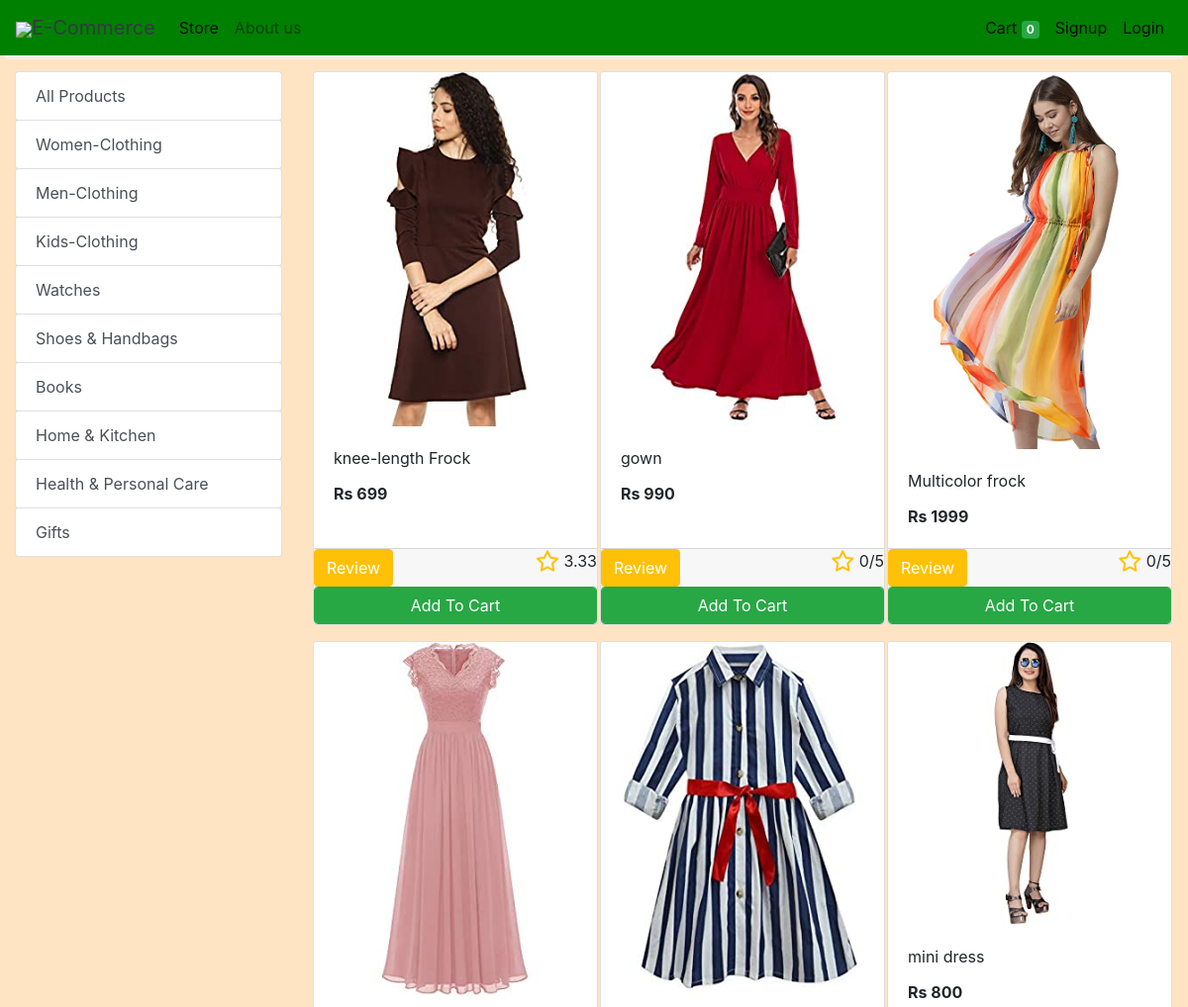
The app's page /store?category=22 (upper part), older data.
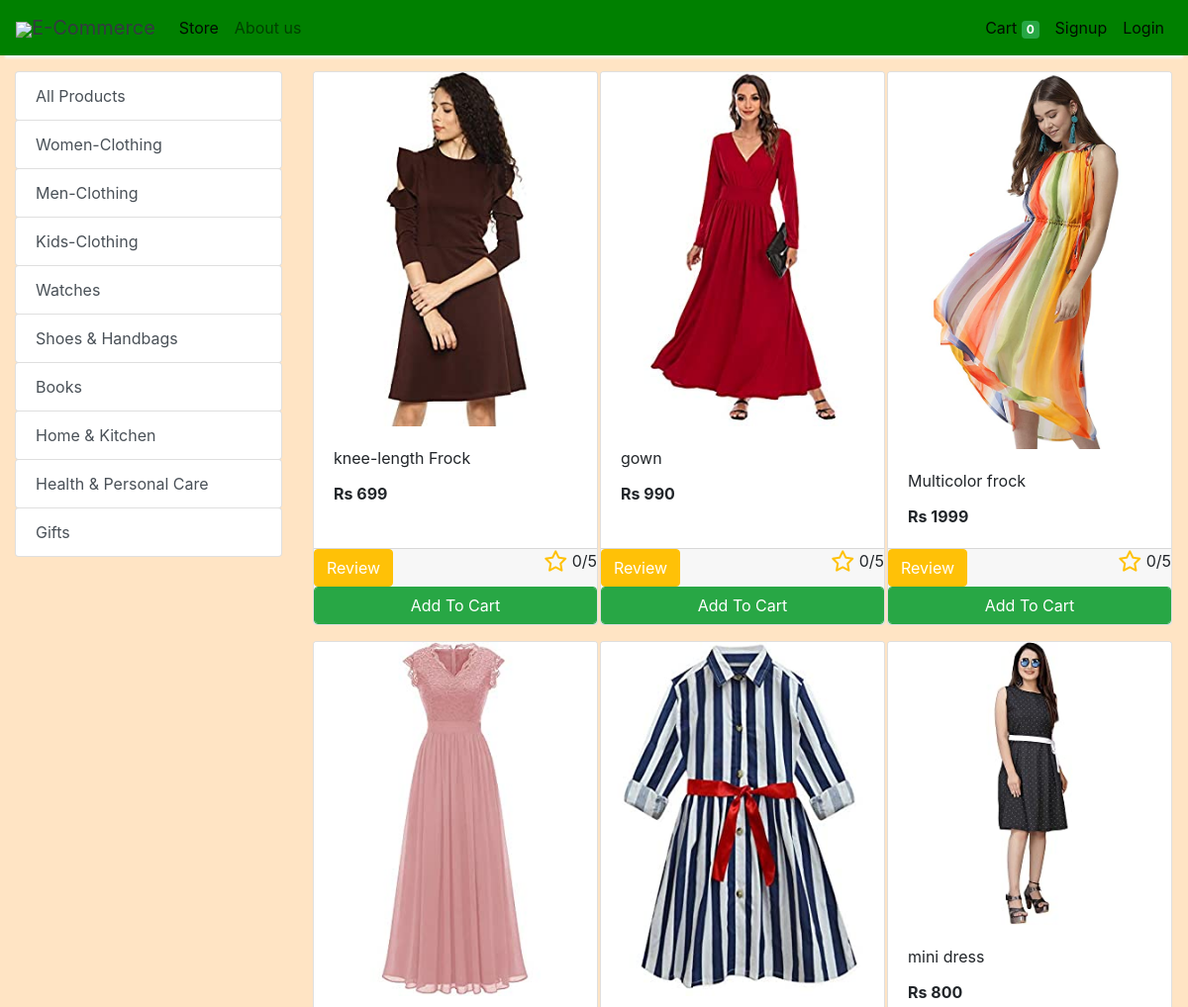
The same page, newer data.
### store/models/category.py (models this page shows, shortened)
class Category(models.Model):
    name= models.CharField(max_length=50)
    @staticmethod
    def get_all_categories():
        return Category.objects.all()

### store/models/product.py (models this page shows, shortened)
class Products(models.Model):
    name = models.CharField(max_length=60)
    price= models.IntegerField(default=0)
    category= models.ForeignKey(Category,on_delete=models.CASCADE,default=1 )
    description= models.CharField(max_length=250, default='', blank=True, null= True)
    image= models.ImageField(upload_to='uploads/products/')
    avgrat=models.FloatField(blank=True,null=True)
    @staticmethod
    def get_all_products_by_categoryid(category_id):
        if category_id:
            return Products.objects.filter (category=category_id)
        else:
            return Products.get_all_products();

### store/views/home.py (the view)
# urls.py: path('' , include('store.urls'))
def store(request):
    cart = request.session.get('cart')
    if not cart:
        request.session['cart'] = {}
    products = None
    categories = Category.get_all_categories()
    categoryID = request.GET.get('category')
    if categoryID:
        products = Products.get_all_products_by_categoryid(categoryID)
    else:
        products = Products.get_all_products();
    data = {}
    data['products'] = products
    data['categories'] = categories
    print('you are : ', request.session.get('email'))
    return render(request, 'index.html', data)

### store/templatetags/cart.py (called while the page is built)
@register.filter (name='is_in_cart')
def is_in_cart(product, cart):
    keys = cart.keys ()
    for id in keys:
        if int (id) == product.id:
            return True
    return False;

### store/templatetags/custom_filter.py (called while the page is built)
@register.filter(name='currency')
def currency(number):
    return "Rs "+str(number)

### store/templates/index.html (shortened to what this page needs)
{% extends 'base.html' %}
{% block content %}
{% load cart %}
{% load custom_filter %}
<div class="container-fluid mt-3">
	<div class="row">
		<div class="col-lg-3 mx-auto">
			<div class="list-group">
				<a href="/" class="list-group-item list-group-item-action btn btn-outline-success">All Products</a>
				{% for category in categories %}
				<a href="/?category={{category.id}}"
					class="list-group-item list-group-item-action btn btn-outline-success ">{{category.name}}</a>
				{% endfor %}
			</div>
		</div>
		<div id='products' class="col-lg-9 mx-auto">
			<div class="row mx-auto">
				{% for product in products %}
				<div class="card mx-auto mb-3" id={{product.id}} style="width: 18rem;">
					<img class="card-img-top" src="{{product.image.url}}" alt="Card image cap">
					<div class="card-body">
						<p class="card-title">{{product.name}}</p>
				<p class="card-text"><b>{{product.price|currency}}</b></p>
					</div>
					<div class="card-footer p-0 no-gutters">
						{% if product|is_in_cart:request.session.cart %}
						<div class="row no-gutters">
							<form action="/#{{product.id}}" class="col-2 " method="post">
								{% csrf_token %}
								<input hidden type="text" name='product' value='{{product.id}}'>
								<input hidden type="text" name='remove' value='True'>
								<input type="submit" value=" - " class="btn btn-block btn-success border-right">
							</form>
							<div class="text-center col btn btn-success">{{product|cart_quantity:request.session.cart}} in Cart</div>
							<form action="/#{{product.id}}" class="col-2 " method="post">
								{% csrf_token %}
								<input hidden type="text" name='product' value='{{product.id}}'>
								<input type="submit" value=" + " class="btn btn-block btn-success border-left">
							</form>
						</div>
						{% else %}
						<button type="button" class="btn btn-warning"><a href="{% url 'rating' product.id %}" style="text-decoration:None; color:white;">Review</a></button>
						<span class='float-right'><i class="fa-regular fa-star fa-lg text-warning"></i>{% if product.avgrat %}
						{{product.avgrat}}
						{% else %}
						0/5
						{% endif %}</span>
						<form action="/#{{product.id}}" method="POST" class="btn-block">
							<input type="submit" class="float-right btn btn-success form-control"
								value="Add To Cart">
						</form>
						{% endif %}
			</div>
				</div>
				{% endfor %}
			</div>
		</div>
	</div>
</div>
{% include "footer.html" %}
{% endblock %}

### store/templates/base.html (shortened to what this page needs)
{% load static %}
<!doctype html>
<html lang="en">
<head>
  <link rel="stylesheet" href="https://maxcdn.bootstrapcdn.com/bootstrap/4.0.0/css/bootstrap.min.css"
>
  <link rel="stylesheet" href="{% static './css/style1.css' %}">
   <link rel="stylesheet" href="{% static './css/style2.css' %}">
  <link rel="stylesheet" href="{% static './css/style1.css' %}">
</head>
<body>
<nav class="one-edge-shadow
  navbar navbar-light
  sticky-top navbar
  navbar-expand-lg
  text-white">
    <a class="navbar-brand ms-3 text-dark " href="/">
    <link rel="stylesheet" href="https://use.fontawesome.com/releases/v5.7.0/css/all.css">
    <img src="https://www.freepnglogos.com/uploads/shopping-cart-png/shopping-cart-svg-png-icon-download-28.png" style="width:50px;height:50px,color:text-light;">E-Commerce</a>
    <div class="collapse navbar-collapse" id="navbarSupportedContent">
      <ul class="navbar-nav mr-auto">
        <li class="nav-item active">
          <a class="nav-link" href="/store">Store <span class="sr-only">(current)</span></a>
        </li>
 <li class="nav-item">
          <a class="nav-link" href="{% url 'aboutus' %}">About us <span class="sr-only">(current)</span></a>
        </li>
          </ul>
      <ul class=" navbar-nav my-2 my-lg-0">
        <li class="nav-item active">
          <a class="nav-link" href="/cart">Cart
            <span class="badge badge-success">{{request.session.cart.keys|length}}</span>
            <span class="sr-only">(current)</span></a>
        </li>
          {% if user.is_authenticated %}
        <li class="nav-item active ">
          <a class="nav-link" href="/orders">Orders<span class="sr-only">(current)</span></a>
        </li>
        <li class="nav-item active ">
          <a class="nav-link" href="/logout">Logout<span class="sr-only">(current)</span></a>
        </li>
        {% else %}
        <li class="nav-item active">
          <a class="nav-link" href="/signup">Signup<span class="sr-only">(current)</span></a>
        </li>
        <li class="nav-item active">
          <a class="nav-link" href="/login">Login<span class="sr-only">(current)</span></a>
        </li>
        {% endif %}
      </ul>
    </div>
  </nav>
  {% block content %}{% endblock %}
</body>
</html>

### store/templates/footer.html (shortened to what this page needs)
</body>
</html>

### store/static/css/style1.css (style rules this page uses)
body { background-color: bisque; }
a { text-decoration: none; }

### store/static/css/style2.css (style rules this page uses)
a { text-decoration: none; }

### store/templates/base.html (style rules this page uses)
nav { background-color: green; }
.one-edge-shadow { box-shadow: 0 8px 2px -5px rgb(246, 245, 245); }

Row changes from the older to the newer data that the page shows:
changed Products "knee-length Frock": avgrat "3.33" → (not shown); now shows "0/5"
